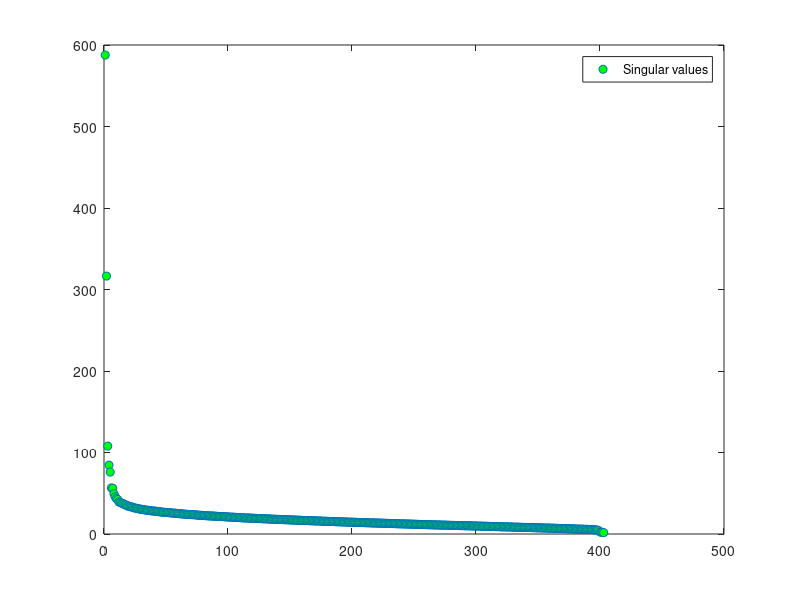
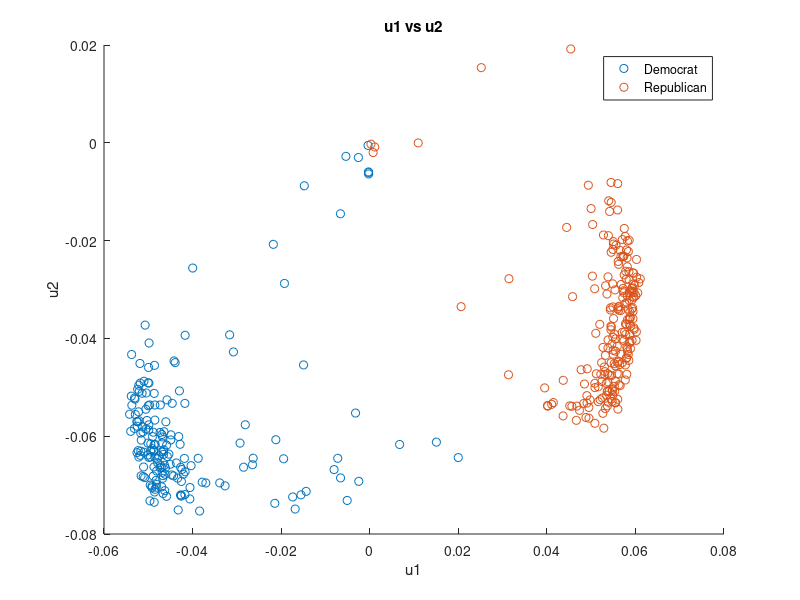
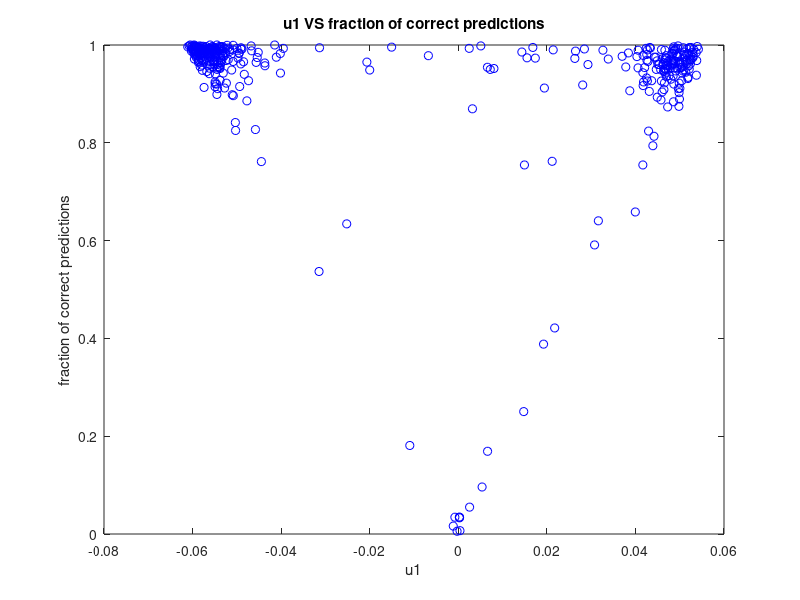

MATLAB code for these plots, in order:

%Part(a)
fileID = fopen('house_names.txt');
house_name = textscan(fileID,'%s','delimiter','\n');
fclose(fileID);
house_name = house_name{1,1};
house_vote = load('house_votes.txt');
house_parties = load('house_parties.txt');


%Part(b)
figure
[U, S, V] = svd(house_vote);
plot(diag(S),'o', 'MarkerFaceColor', 'g')
legend('Singular values')

%Part(c)
figure
gscatter(U(:,1),U(:,2),house_parties)
legend('Democrat','Republican','Independent','Location','northeast')
title('u1 vs u2');
xlabel('u1');
ylabel('u2');

%Part(e)
[lU, lS, lV] = svds(house_vote,2);
lU(:,1) = lU(:,1);
lhouse_vote = U*S*V';
lhouse_vote(lhouse_vote>0) = 1;
lhouse_vote(lhouse_vote<=0) = -1;

correct_pred = zeros(length(lhouse_vote(:,1)),1);
for i =1:length(lhouse_vote(:,1))
    correct_pred(i) = sum(lhouse_vote(i,:) == house_vote(i,:));
end
total_matches = sum(correct_pred)
frac_correct_pred = total_matches/numel(lhouse_vote)
figure
plot(lU(:,1),correct_pred/length(lhouse_vote(1,:)),'bo');
title('u1 VS fraction of correct predictions')
xlabel('u1')
ylabel('fraction of correct predictions')
%set(gca,'xtick',1:length(correct_pred),'xticklabel',senate_name)
%xtickangle(90)
